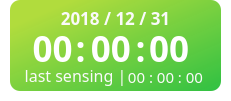
   <widget class="QFrame" name="frame">
    <property name="geometry">
     <rect>
      <x>10</x>
      <y>60</y>
      <width>231</width>
      <height>101</height>
     </rect>
    </property>
    <property name="styleSheet">
     <string notr="true">background:transparent</string>
    </property>
    <property name="frameShape">
     <enum>QFrame::StyledPanel</enum>
    </property>
    <property name="frameShadow">
     <enum>QFrame::Raised</enum>
    </property>
    <widget class="QLabel" name="cur_date">
     <property name="geometry">
      <rect>
       <x>30</x>
       <y>2</y>
       <width>171</width>
       <height>31</height>
      </rect>
     </property>
     <property name="font">
      <font>
       <family>나눔스퀘어 Bold</family>
       <pointsize>13</pointsize>
       <weight>75</weight>
       <bold>true</bold>
      </font>
     </property>
     <property name="styleSheet">
      <string notr="true">background:transparent;
color:rgb(250,250,250);
</string>
     </property>
     <property name="text">
      <string>2018 / 12 / 31</string>
     </property>
     <property name="alignment">
      <set>Qt::AlignCenter</set>
     </property>
    </widget>
    <widget class="QLabel" name="cur_time">
     <property name="geometry">
      <rect>
       <x>20</x>
       <y>33</y>
       <width>191</width>
       <height>31</height>
      </rect>
     </property>
     <property name="font">
      <font>
       <family>나눔스퀘어 Bold</family>
       <pointsize>26</pointsize>
       <weight>75</weight>
       <bold>true</bold>
      </font>
     </property>
     <property name="styleSheet">
      <string notr="true">color:white</string>
     </property>
     <property name="text">
      <string>00  00  00 </string>
     </property>
     <property name="alignment">
      <set>Qt::AlignCenter</set>
     </property>
    </widget>
    <widget class="QLabel" name="label_28">
     <property name="geometry">
      <rect>
       <x>10</x>
       <y>0</y>
       <width>211</width>
       <height>91</height>
      </rect>
     </property>
     <property name="styleSheet">
      <string notr="true">border : 2px solid rgb(130,255,75);
border:transparent;
background-color:qlineargradient(spread:pad, x1:0.15, y1:0.15, x2:1, y2:1, stop:0 rgba(177, 220, 61, 255), stop:1 rgba(41, 191, 61, 247));
color:white;
border-radius : 10px</string>
     </property>
     <property name="text">
      <string/>
     </property>
    </widget>
    <widget class="QLabel" name="time_h_2">
     <property name="geometry">
      <rect>
       <x>70</x>
       <y>28</y>
       <width>21</width>
       <height>41</height>
      </rect>
     </property>
     <property name="font">
      <font>
       <family>나눔스퀘어라운드 Bold</family>
       <pointsize>26</pointsize>
       <weight>75</weight>
       <bold>true</bold>
      </font>
     </property>
     <property name="styleSheet">
      <string notr="true">color:white</string>
     </property>
     <property name="text">
      <string>:</string>
     </property>
     <property name="alignment">
      <set>Qt::AlignCenter</set>
     </property>
    </widget>
    <widget class="QLabel" name="time_h_3">
     <property name="geometry">
      <rect>
       <x>130</x>
       <y>28</y>
       <width>21</width>
       <height>41</height>
      </rect>
     </property>
     <property name="font">
      <font>
       <family>나눔스퀘어라운드 Bold</family>
       <pointsize>26</pointsize>
       <weight>75</weight>
       <bold>true</bold>
      </font>
     </property>
     <property name="styleSheet">
      <string notr="true">color:white</string>
     </property>
     <property name="text">
      <string>:</string>
     </property>
     <property name="alignment">
      <set>Qt::AlignCenter</set>
     </property>
    </widget>
    <widget class="QLabel" name="time_date_2">
     <property name="geometry">
      <rect>
       <x>20</x>
       <y>60</y>
       <width>111</width>
       <height>31</height>
      </rect>
     </property>
     <property name="font">
      <font>
       <family>나눔바른고딕</family>
       <pointsize>12</pointsize>
       <weight>50</weight>
       <bold>false</bold>
      </font>
     </property>
     <property name="styleSheet">
      <string notr="true">background:transparent;
color:rgb(250,250,250);
</string>
     </property>
     <property name="text">
      <string>last sensing |</string>
     </property>
     <property name="alignment">
      <set>Qt::AlignCenter</set>
     </property>
    </widget>
    <widget class="QLabel" name="last_sensing_time">
     <property name="geometry">
      <rect>
       <x>110</x>
       <y>61</y>
       <width>111</width>
       <height>31</height>
      </rect>
     </property>
     <property name="font">
      <font>
       <family>나눔바른고딕</family>
       <pointsize>11</pointsize>
       <weight>50</weight>
       <bold>false</bold>
      </font>
     </property>
     <property name="styleSheet">
      <string notr="true">background:transparent;
color:rgb(250,250,250);
</string>
     </property>
     <property name="text">
      <string>00 : 00 : 00</string>
     </property>
     <property name="alignment">
      <set>Qt::AlignCenter</set>
     </property>
    </widget>
    <zorder>label_28</zorder>
    <zorder>cur_date</zorder>
    <zorder>cur_time</zorder>
    <zorder>time_h_2</zorder>
    <zorder>time_h_3</zorder>
    <zorder>time_date_2</zorder>
    <zorder>last_sensing_time</zorder>
   </widget>
